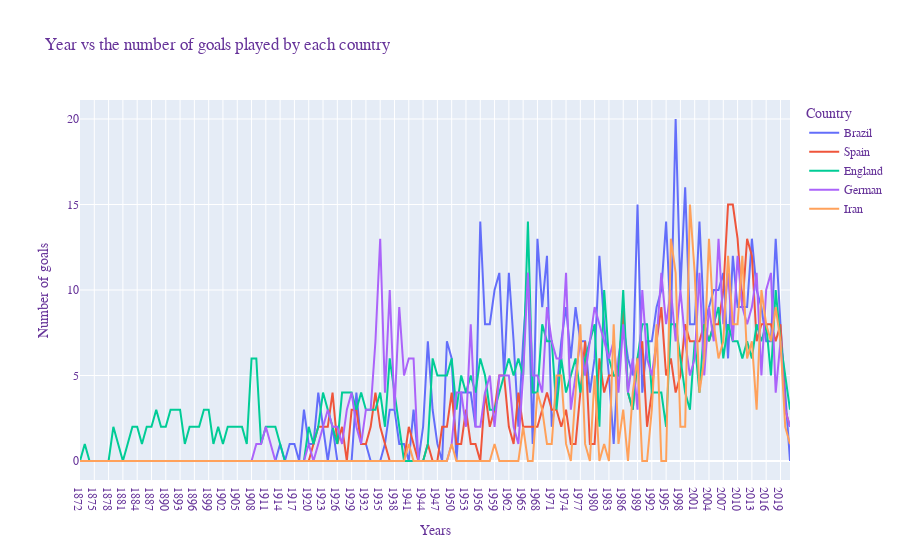

Notebook code for this chart:
### Code cell
fig = go.Figure()
fig.add_trace(go.Scatter(x = dfEra.Year, y = dfEra.BrazilWon, name = "Brazil", line_shape = 'linear'))
fig.add_trace(go.Scatter(x = dfEra.Year, y = dfEra.SpainWon, name = "Spain", line_shape='linear'))
fig.add_trace(go.Scatter(x = dfEra.Year, y = dfEra.EnglandWon, name = "England", line_shape='linear'))
fig.add_trace(go.Scatter(x = dfEra.Year, y = dfEra.GermanyWon, name = "German", line_shape='linear'))
fig.add_trace(go.Scatter(x = dfEra.Year, y = dfEra.IranWon, name = "Iran", line_shape='linear'))

fig.update_layout(
    title="Year vs the number of goals played by each country",
    xaxis_title="Years",
    yaxis_title="Number of goals",
    legend_title="Country",
    font=dict(
        family="Courier New, monospace",
        size=12,
        color="RebeccaPurple"
    )
)

fig.show()

### Figure 1 — Plotly figure (JSON) as saved in the notebook; plotly's stock layout.template omitted (floating-point values rounded to 4 significant figures; data arrays with more than 128 entries replaced by an {"elided": "..."} marker saying what was removed)
{"data": [{"line": {"shape": "linear"}, "name": "Brazil", "type": "scatter", "x": {"elided": "150 str values"}, "y": {"elided": "150 int values"}}, {"line": {"shape": "linear"}, "name": "Spain", "type": "scatter", "x": {"elided": "150 str values"}, "y": {"elided": "150 int values"}}, {"line": {"shape": "linear"}, "name": "England", "type": "scatter", "x": {"elided": "150 str values"}, "y": {"elided": "150 int values"}}, {"line": {"shape": "linear"}, "name": "German", "type": "scatter", "x": {"elided": "150 str values"}, "y": {"elided": "150 int values"}}, {"line": {"shape": "linear"}, "name": "Iran", "type": "scatter", "x": {"elided": "150 str values"}, "y": {"elided": "150 int values"}}], "layout": {"font": {"color": "RebeccaPurple", "family": "Courier New, monospace", "size": 12}, "legend": {"title": {"text": "Country"}}, "title": {"text": "Year vs the number of goals played by each country"}, "xaxis": {"title": {"text": "Years"}}, "yaxis": {"title": {"text": "Number of goals"}}}}
